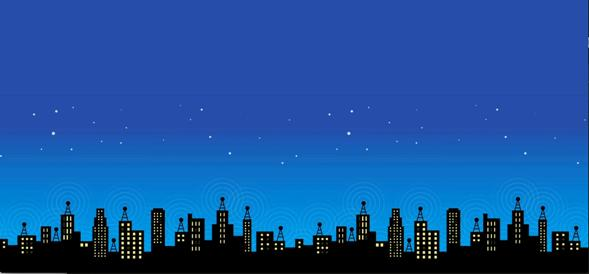
#> input picture Intermideate/im.jpg, 589 x 274 px
$ python 2nd.py
#> lines starting #> are read from the running program, lines starting #| are printed output that depends on the picture; after the words box and inside, x2 and y2 are one past the last pixel; in counts of white or black regions, pixels touching at a corner belong together
import cv2
import numpy as np

pic = cv2.imread('im.jpg', 0)
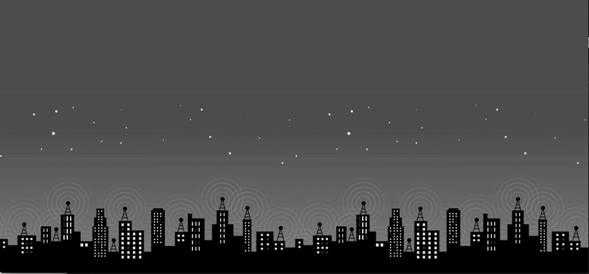
#> pic: shape (274, 589); min 0, max 255, mean 73.2

threshold_value = 50
(T_value, binary_threshold) = cv2.threshold(pic,
                                   threshold_value,255,cv2.THRESH_BINARY)
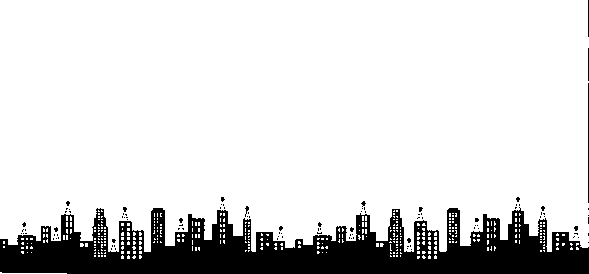
#> binary_threshold: shape (274, 589); 85.2% white; 100 black regions (95 under 20 px), largest, box (x1, y1, x2, y2) and area: (0, 207, 589, 274) 23219, (588, 83, 589, 203) 120, (588, 0, 589, 37) 37, (588, 48, 589, 81) 33, (245, 206, 249, 217) 20
#> T_value = 50
cv2.imshow('binary', binary_threshold)
cv2.waitKey()
cv2.destroyAllWindows()

$ run again, with Intermideate/Elon.jpg copied over Intermideate/im.jpg
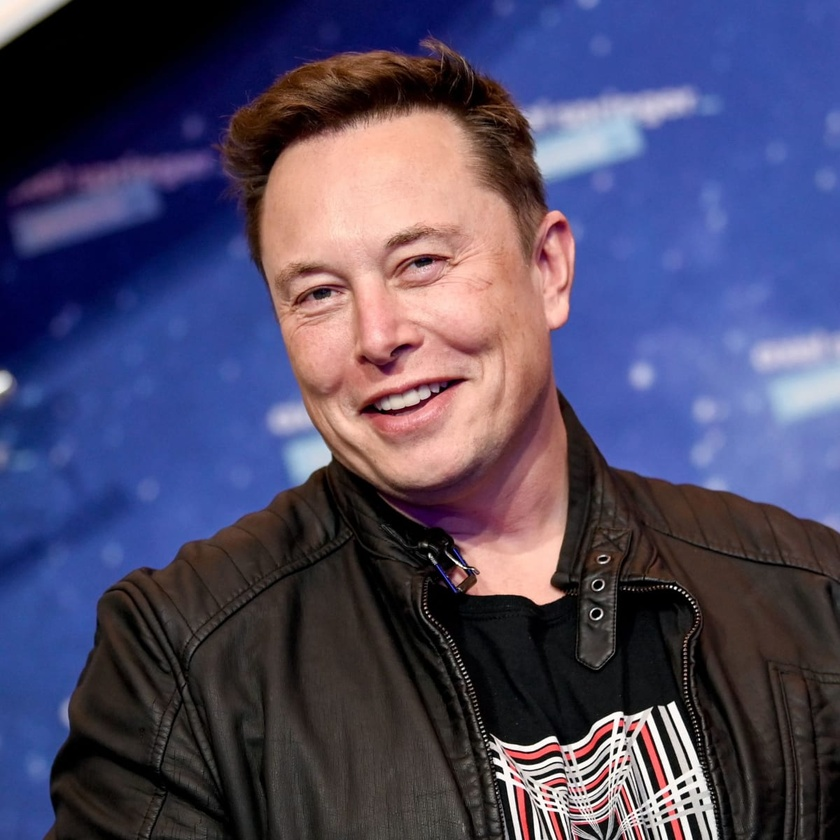
#> input picture Intermideate/Elon.jpg, 840 x 840 px, shrunk from 1200 x 1200 before the run
#> `pic = cv2.imread('im.jpg', 0)`:
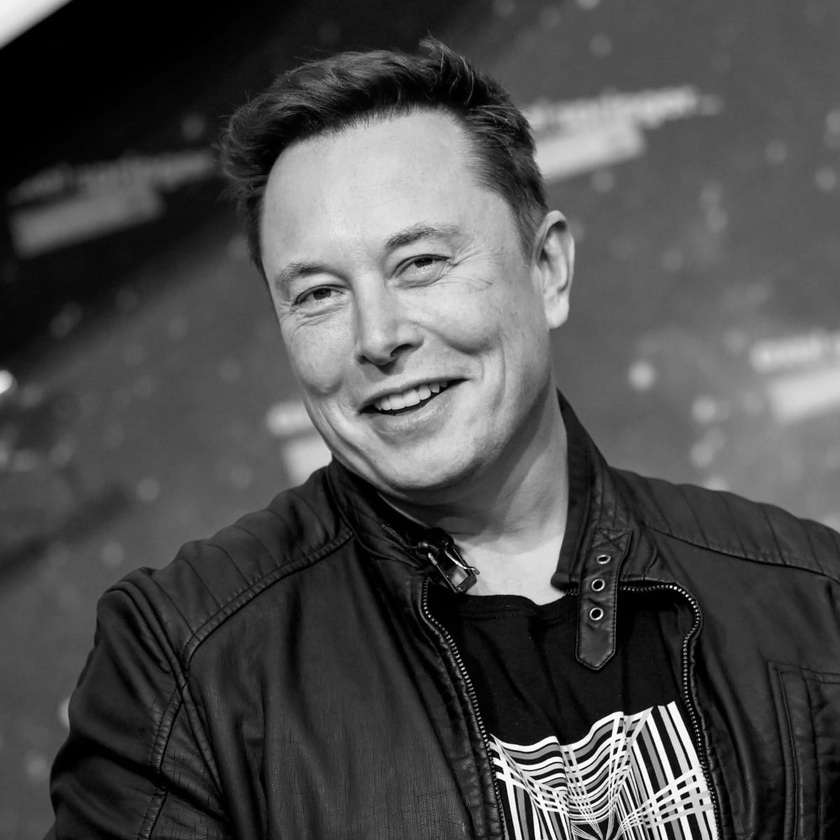
#> pic: shape (840, 840); min 0, max 255, mean 77.5
#> `(T_value, binary_threshold) = cv2.threshold(pic, threshold_value,255,c..`:
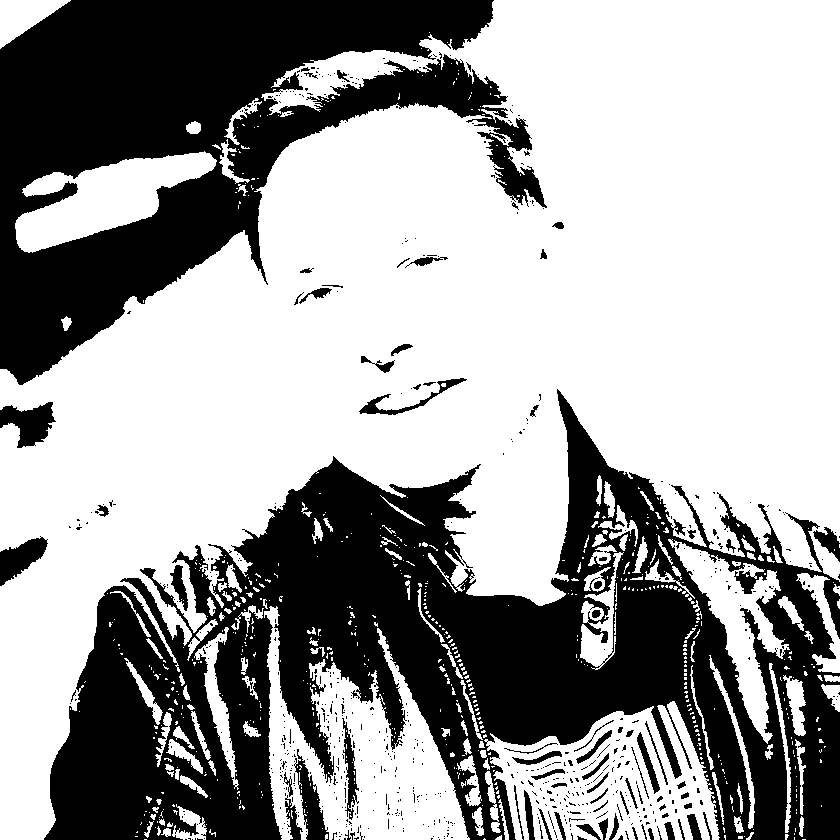
#> binary_threshold: shape (840, 840); 62.6% white; 686 black regions (610 under 20 px), largest, box (x1, y1, x2, y2) and area: (44, 389, 840, 840) 157628, (0, 0, 547, 385) 93004, (0, 402, 56, 448) 1476
#> T_value = 50
